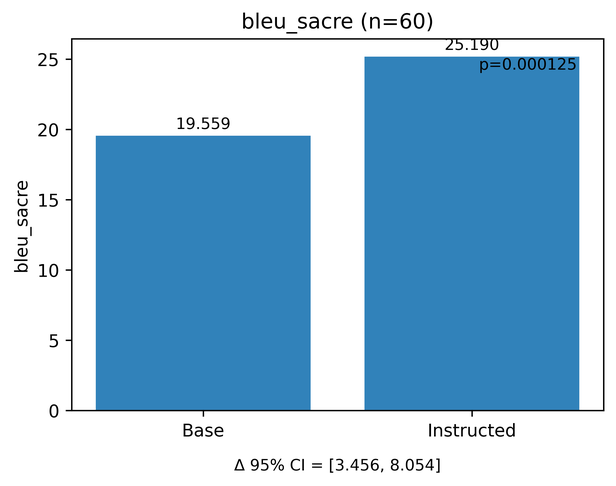
#> input picture figs/bleu_sacre_mean_bar.png, 616 x 486 px, shrunk from 2939 x 2317 before the run; its folder holds 4 pictures in this run
$ python upscale_figs.py
#> lines starting #> are read from the running program, lines starting #| are printed output that depends on the picture
from PIL import Image
import os, glob

src = r"C:\Project\LLM\figs"
dst = r"C:\Project\LLM\figs_highres"
os.makedirs(dst, exist_ok=True)

for p in glob.glob(os.path.join(src,"*.png")):
    img = Image.open(p)
#> img is the input picture: PIL image 616x486 RGBA; mean R, G, B, A 157.2, 193.6, 218.8, 255
    w,h = img.size
#> w = 616; h = 486
    new = img.resize((w*3, h*3), Image.LANCZOS)
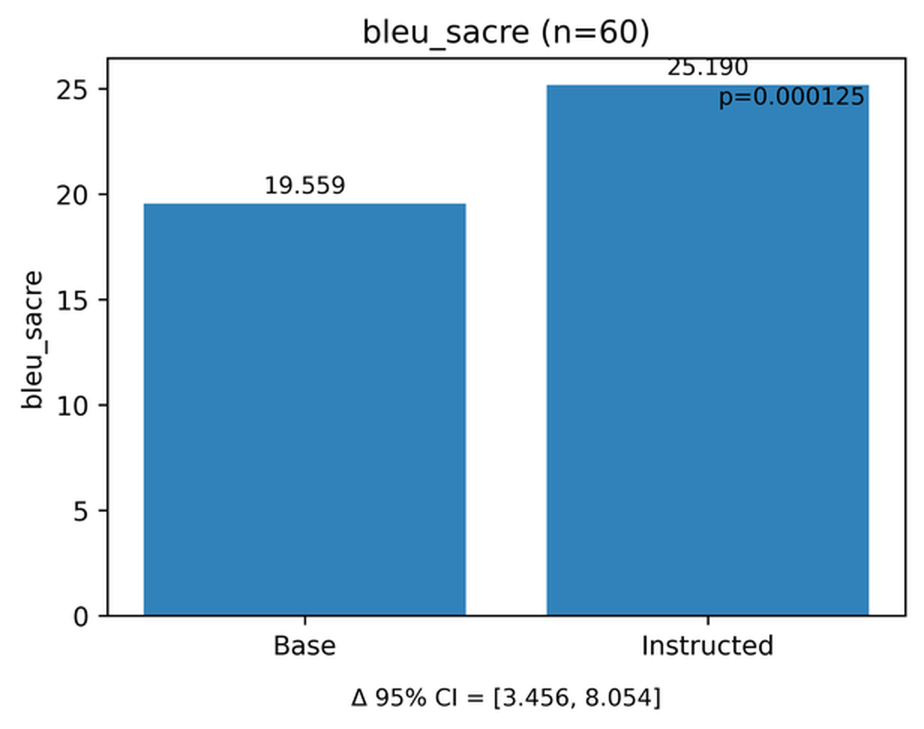
#> new: PIL image 1848x1458 RGBA (shown at 1/2 size); mean R, G, B, A 157, 193.4, 218.6, 255
    fname = os.path.basename(p)
    new.save(os.path.join(dst, fname), dpi=(600,600))
    print("Saved", fname)
#> pass 2 of the loop `for p in glob.glob(os.path.join(src,"*.png")):`:
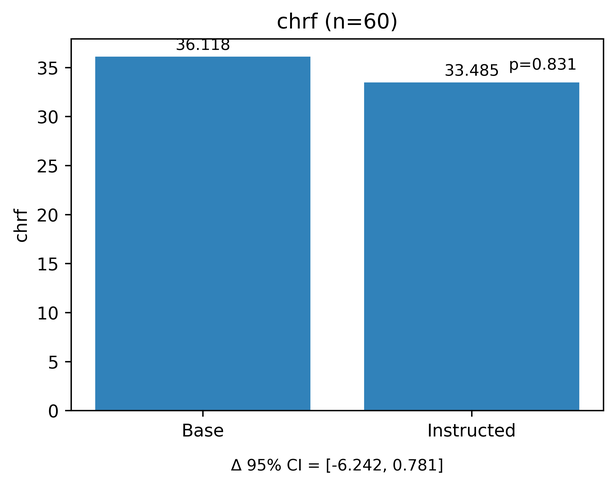
#> input picture figs/chrf_mean_bar.png, 616 x 486 px, shrunk from 2937 x 2317 before the run
#> img is the input picture: PIL image 616x486 RGBA; mean R, G, B, A 149.3, 189, 216.4, 255
#> `new = img.resize((w*3, h*3), Image.LANCZOS)`:
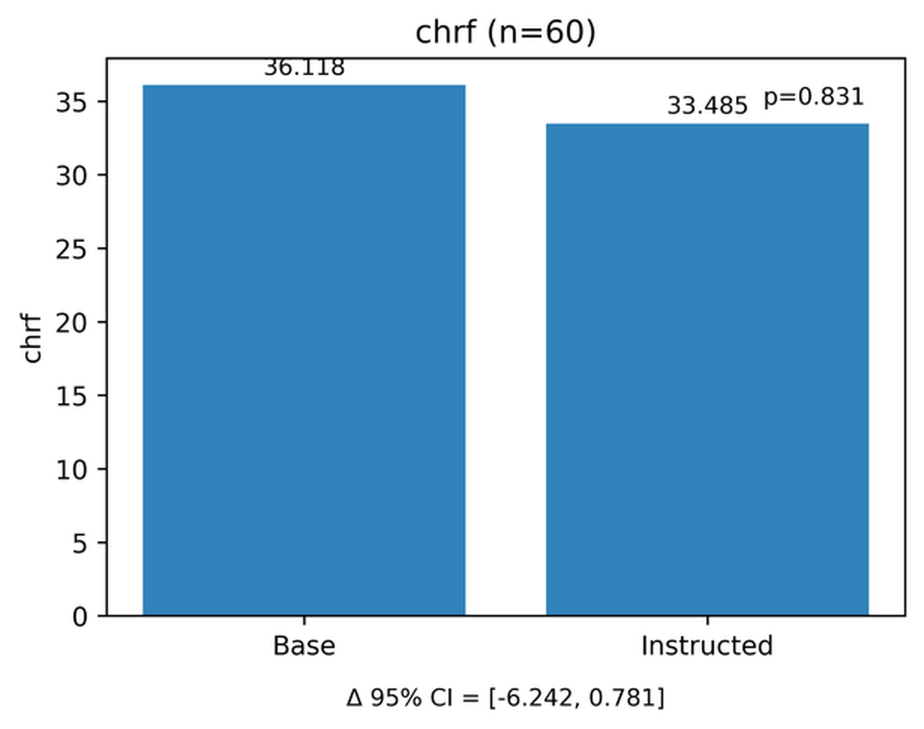
#> new: PIL image 1848x1458 RGBA (shown at 1/2 size); mean R, G, B, A 149.1, 188.8, 216.2, 255
